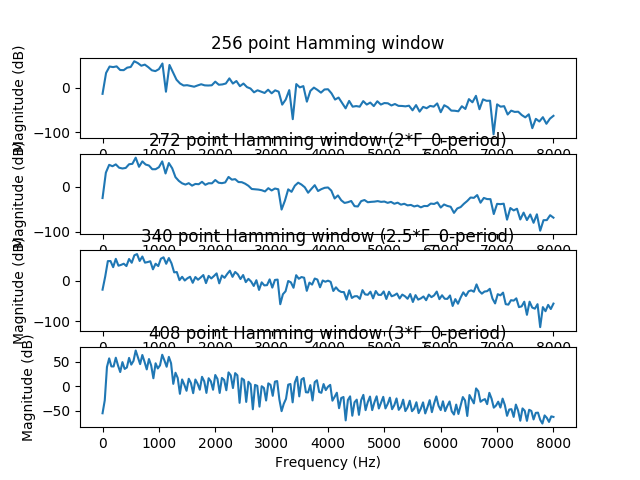

The script that saved this image:
import librosa
import numpy as np
import scipy
import matplotlib.pyplot as plt

from preprocess import compute_magnitude_spectrum
from preprocess import remove_offset
from preprocess import pre_emph


file1 = "home-1.wav"
y1, sr1 = librosa.load(file1,sr=None)

s_of1 = remove_offset(y1)
s_pe1 = pre_emph(s_of1)

hamming_window_len = 256
sample_start = int(round(0.57*sr1)) # samples at .57sec
frame_range = range(sample_start, hamming_window_len + sample_start)

spec_256 = compute_magnitude_spectrum(s_of1[frame_range], window='hamming',fft_size=hamming_window_len)
freq_rang_256 = np.linspace(0,8000,len(spec_256))

fund_freq = 2000/17
fund_period = int(round(1/fund_freq*sr1))

hamming_window_len = fund_period*2
sample_start = int(round(0.57*sr1)) # samples at .57sec
frame_range = range(sample_start, hamming_window_len + sample_start)
spec_fp2 = compute_magnitude_spectrum(s_of1[frame_range], window='hamming',fft_size=hamming_window_len)
freq_rang_fp2 = np.linspace(0,8000, len(spec_fp2))

hamming_window_len = int(round(fund_period*2.5))
sample_start = int(round(0.57*sr1)) # samples at .57sec
frame_range = range(sample_start, hamming_window_len + sample_start)
spec_fp25 = compute_magnitude_spectrum(s_of1[frame_range], window='hamming',fft_size=hamming_window_len)
freq_rang_fp25 = np.linspace(0,8000, num=len(spec_fp25))

hamming_window_len = fund_period*3
sample_start = int(round(0.57*sr1)) # samples at .57sec
frame_range = range(sample_start, hamming_window_len + sample_start)
spec_fp3 = compute_magnitude_spectrum(s_of1[frame_range], window='hamming',fft_size=hamming_window_len)
freq_rang_fp3 = np.linspace(0,8000, num=len(spec_fp3))

plt.subplot(411)
plt.plot(freq_rang_256, 20*np.log(spec_256))
plt.title('256 point Hamming window')
plt.ylabel('Magnitude (dB)')
plt.xlabel('Frequency (Hz)')

plt.subplot(412)
plt.plot(freq_rang_fp2,20*np.log(spec_fp2))
plt.title(str(fund_period*2) + ' point Hamming window (2*F_0-period)')
plt.ylabel('Magnitude (dB)')
plt.xlabel('Frequency (Hz)')

plt.subplot(413)
plt.plot(freq_rang_fp25,20*np.log(spec_fp25))
plt.title(str(int(round(fund_period*2.5))) + ' point Hamming window (2.5*F_0-period)')
plt.ylabel('Magnitude (dB)')
plt.xlabel('Frequency (Hz)')

plt.subplot(414)
plt.plot(freq_rang_fp3,20*np.log(spec_fp3))
plt.title(str(fund_period*3) + ' point Hamming window (3*F_0-period)')
plt.ylabel('Magnitude (dB)')
plt.xlabel('Frequency (Hz)')

plt.savefig("test_spec.png")

